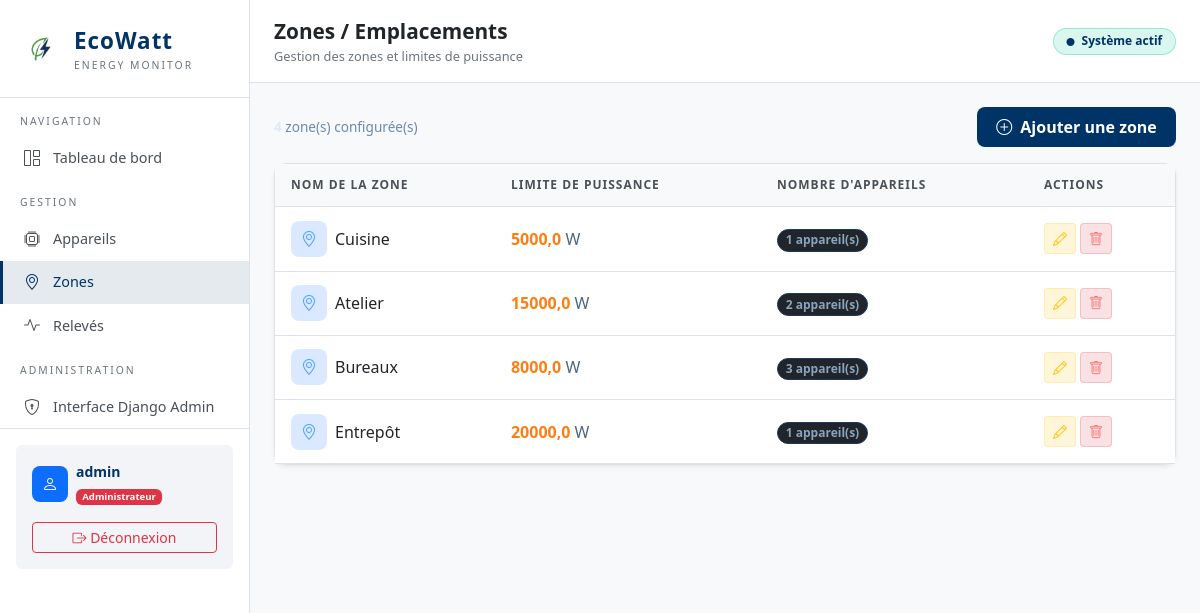
The app's page /appareils/zones/ (signed in) with its own data.
### appareils/models.py (models this page shows, shortened)
class Zone(models.Model):
    nom_zone = models.CharField(max_length=100)
    limite_puissance = models.FloatField(help_text="Limite de puissance en Watts")
    class Meta:
        verbose_name = "Zone"
        verbose_name_plural = "Zones"

### appareils/views.py (the view)
# urls.py: path('zones/', views.liste_zones, name='liste_zones'),
@login_required
def liste_zones(request):
    zones = Zone.objects.all()
    return render(request, 'appareils/liste_zones.html', {'zones': zones})

### templates/appareils/liste_zones.html (shortened to what this page needs)
{% extends 'base.html' %}
{% block page_title %}Zones / Emplacements{% endblock %}
{% block page_subtitle %}Gestion des zones et limites de puissance{% endblock %}
{% block content %}
<div class="d-flex justify-content-between align-items-center mb-3">
    <div style="color:#6c8aad;font-size:0.85rem">
        <strong style="color:#e0e8f0">{{ zones|length }}</strong> zone(s) configurée(s)
    </div>
    <a href="{% url 'ajouter_zone' %}" class="btn btn-eco admin-only">
        <i class="bi bi-plus-circle me-1"></i> Ajouter une zone
    </a>
</div>
<div class="card">
    <div class="card-body p-0">
        {% if zones %}
        <div class="table-responsive">
            <table class="table mb-0">
                <thead>
                    <tr>
                        <th>Nom de la zone</th>
                        <th>Limite de puissance</th>
                        <th>Nombre d'appareils</th>
                        <th class="admin-only">Actions</th>
                    </tr>
                </thead>
                <tbody>
                    {% for zone in zones %}
                    <tr>
                        <td>
                            <div class="d-flex align-items-center gap-2">
                                <div class="device-avatar" style="background:rgba(13,110,253,0.15);color:#4da3ff;"><i class="bi bi-geo-alt"></i></div>
                                <span class="fw-medium">{{ zone.nom_zone }}</span>
                            </div>
                        </td>
                        <td>
                            <strong style="color:var(--eco-orange)">{{ zone.limite_puissance }}</strong> <span style="color:#4a6580">W</span>
                        </td>
                        <td>
                            <span class="badge rounded-pill bg-dark" style="border:1px solid #1e3a5f;color:#8aa3bf">
                                {{ zone.appareils.count }} appareil(s)
                            </span>
                        </td>
                        <td class="admin-only">
                            <div class="d-flex gap-1">
                                <a href="{% url 'modifier_zone' zone.id %}" class="btn btn-sm" style="background:rgba(255,193,7,0.15);color:#ffc107;border:1px solid rgba(255,193,7,0.2);">
                                    <i class="bi bi-pencil"></i>
                                </a>
                                <a href="{% url 'supprimer_zone' zone.id %}" class="btn btn-sm" style="background:rgba(220,53,69,0.15);color:#f87171;border:1px solid rgba(220,53,69,0.2);"
                                   onclick="return confirm('Supprimer la zone {{ zone.nom_zone }} ?')">
                                    <i class="bi bi-trash"></i>
                                </a>
                            </div>
                        </td>
                    </tr>
                    {% endfor %}
                </tbody>
            </table>
        </div>
        {% else %}
        <div class="text-center py-5">
            <i class="bi bi-geo-alt" style="font-size:3rem;color:#1e3a5f;"></i>
            <p class="mt-3" style="color:#4a6580;">Aucune zone configurée</p>
            <a href="{% url 'ajouter_zone' %}" class="btn btn-eco mt-2 admin-only">+ Ajouter une zone</a>
        </div>
        {% endif %}
    </div>
</div>
{% endblock %}

### templates/base.html (shortened to what this page needs)
{% load static %}
<!DOCTYPE html>
<html lang="fr">
<head>
    <link href="https://cdn.jsdelivr.net/npm/bootstrap@5.3.0/dist/css/bootstrap.min.css" rel="stylesheet">
    <link href="https://cdn.jsdelivr.net/npm/bootstrap-icons@1.11.0/font/bootstrap-icons.css" rel="stylesheet">
</head>
<body class="{% if user.is_staff %}role-admin{% endif %}">
<nav class="sidebar">
    <a href="/" class="sidebar-brand text-decoration-none">
        <img src="{% static 'images/logo.png' %}" alt="EcoWatt Logo" class="brand-logo">
        <div>
            <div class="brand-name">EcoWatt</div>
            <div class="brand-sub">Energy Monitor</div>
        </div>
    </a>
    <div class="nav-section-title">Navigation</div>
    <ul class="nav flex-column">
        <li class="nav-item">
            <a href="{% url 'home' %}" class="nav-link {% if request.resolver_match.url_name == 'home' %}active{% endif %}">
                <i class="bi bi-grid-1x2"></i> Tableau de bord
            </a>
        </li>
    </ul>
    <div class="nav-section-title">Gestion</div>
    <ul class="nav flex-column">
        <li class="nav-item">
            <a href="{% url 'liste_appareils' %}" class="nav-link {% if 'appareils' in request.path and 'zones' not in request.path %}active{% endif %}">
                <i class="bi bi-cpu"></i> Appareils
            </a>
        </li>
        <li class="nav-item">
            <a href="{% url 'liste_zones' %}" class="nav-link {% if 'zones' in request.path %}active{% endif %}">
                <i class="bi bi-geo-alt"></i> Zones
            </a>
        </li>
        <li class="nav-item">
            <a href="{% url 'liste_releves' %}" class="nav-link {% if 'releves' in request.path %}active{% endif %}">
                <i class="bi bi-activity"></i> Relevés
            </a>
        </li>
    </ul>
    {% if user.is_staff %}
    <div class="nav-section-title">Administration</div>
    <ul class="nav flex-column">
        <li class="nav-item">
            <a href="/admin/" class="nav-link">
                <i class="bi bi-shield-lock"></i> Interface Django Admin
            </a>
        </li>
    </ul>
    {% endif %}
    <div class="mt-auto p-3" style="border-top: 1px solid var(--eco-border);">
        <div class="p-3 rounded" style="background: rgba(0,51,102,0.05);">
            <div class="d-flex align-items-center gap-2 mb-2">
                <div class="device-avatar bg-primary text-white">
                    <i class="bi bi-person"></i>
                </div>
                <div>
                    <div class="small fw-bold" style="color: var(--eco-green);">{{ user.username }}</div>
                    <div class="badge {% if user.is_staff %}bg-danger{% else %}bg-info{% endif %}" style="font-size: 0.6rem;">
                        {% if user.is_staff %}Administrateur{% else %}Consultant{% endif %}
                    </div>
                </div>
            </div>
            <a href="{% url 'logout' %}" class="btn btn-sm btn-outline-danger w-100 mt-2">
                <i class="bi bi-box-arrow-right"></i> Déconnexion
            </a>
        </div>
    </div>
</nav>
<div class="main-content">
    <div class="topbar d-flex justify-content-between align-items-center">
        <div>
            <div class="page-title">{% block page_title %}EcoWatt{% endblock %}</div>
            <div class="page-subtitle">{% block page_subtitle %}Système de suivi de consommation électrique{% endblock %}</div>
        </div>
        <div class="d-flex align-items-center gap-3">
            <span class="badge" style="background:rgba(0,200,150,0.15);color:var(--eco-green);border:1px solid rgba(0,200,150,0.3);padding:0.4rem 0.8rem;border-radius:20px;font-size:0.75rem;">
                <i class="bi bi-circle-fill me-1" style="font-size:0.5rem;"></i> Système actif
            </span>
        </div>
    </div>
    <div class="page-content">
        {% block content %}{% endblock %}
    </div>
</div>
</body>
</html>

### templates/base.html (style rules this page uses)
:root { --eco-green: #003366; --eco-dark: #f8f9fa; --eco-blue: #0d6efd; --eco-orange: #fd7e14; --eco-card: #ffffff; --eco-border: #dee2e6; }
body { background-color: var(--eco-dark); color: #212529; font-family: 'Segoe UI', system-ui, sans-serif; min-height: 100vh; }
.sidebar { background: #ffffff; border-right: 1px solid var(--eco-border); min-height: 100vh; width: 250px; position: fixed; top: 0; left: 0; z-index: 100; padding-top: 0; }
.sidebar-brand { padding: 1.5rem 1.25rem; border-bottom: 1px solid var(--eco-border); display: flex; align-items: center; gap: 0.75rem; }
.brand-logo { width: 42px; height: 42px; object-fit: contain; border-radius: 8px; }
.brand-name { font-size: 1.4rem; font-weight: 700; color: var(--eco-green); letter-spacing: 1px; }
.brand-sub { font-size: 0.65rem; color: #6c757d; letter-spacing: 2px; text-transform: uppercase; }
.nav-section-title { font-size: 0.65rem; text-transform: uppercase; letter-spacing: 2px; color: #6c757d; padding: 1rem 1.25rem 0.4rem; }
.sidebar .nav-link { color: #495057; padding: 0.6rem 1.25rem; border-radius: 0; display: flex; align-items: center; gap: 0.75rem; font-size: 0.9rem; transition: all 0.2s; border-left: 3px solid transparent; }
.sidebar .nav-link:hover, .sidebar .nav-link.active { color: var(--eco-green); background: rgba(0, 51, 102, 0.1); border-left-color: var(--eco-green); }
.sidebar .nav-link i { width: 18px; text-align: center; font-size: 1rem; }
.main-content { margin-left: 250px; min-height: 100vh; background: var(--eco-dark); }
.topbar { background: #ffffff; border-bottom: 1px solid var(--eco-border); padding: 1rem 1.5rem; position: sticky; top: 0; z-index: 50; }
.page-content { padding: 1.5rem; }
.card { background: var(--eco-card); border: 1px solid var(--eco-border); border-radius: 12px; color: #212529; box-shadow: 0 0.125rem 0.25rem rgba(0, 0, 0, 0.075); }
.table { color: #212529; border-color: var(--eco-border); margin-bottom: 0; }
.table th { color: #495057; font-size: 0.75rem; text-transform: uppercase; letter-spacing: 1px; border-color: var(--eco-border); font-weight: 600; padding: 0.75rem 1rem; background: #f8f9fa; }
.table td { border-color: var(--eco-border); padding: 0.85rem 1rem; vertical-align: middle; }
.btn-eco { background: var(--eco-green); color: #ffffff; border: none; font-weight: 600; border-radius: 8px; padding: 0.5rem 1.2rem; transition: all 0.2s; }
.device-avatar { width: 36px; height: 36px; background: #e9ecef; color: #495057; border-radius: 8px; display: flex; align-items: center; justify-content: center; font-size: 1rem; }
.page-title { font-size: 1.3rem; font-weight: 700; color: #212529; }
.page-subtitle { font-size: 0.8rem; color: #6c757d; }
.admin-only { display: none !important; }
body.role-admin .admin-only { display: block !important; }
body.role-admin th.admin-only { display: table-cell !important; }
body.role-admin td.admin-only { display: table-cell !important; }
body.role-admin div.admin-only, body.role-admin a.admin-only { display: flex !important; }
body.role-admin a.btn.admin-only { display: inline-block !important; }

### records on screen
Zone: nom_zone "Cuisine", limite_puissance "5000,0", appareils.count "1"
Zone: nom_zone "Atelier", limite_puissance "15000,0", appareils.count "2"
Zone: nom_zone "Bureaux", limite_puissance "8000,0", appareils.count "3"
Zone: nom_zone "Entrepôt", limite_puissance "20000,0", appareils.count "1"

### other values on screen
{{ user.username }} "admin"
